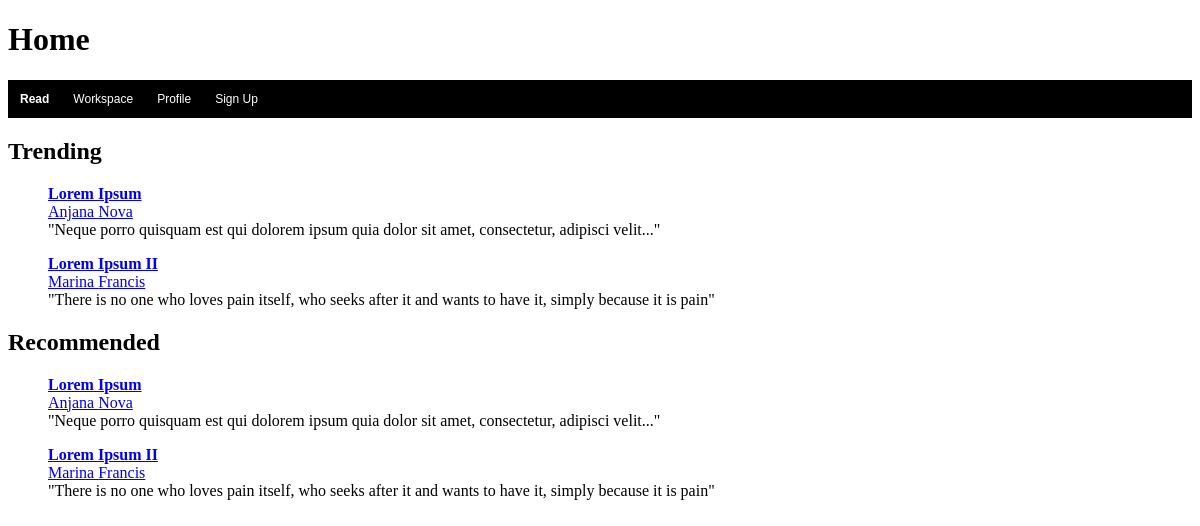
The page / on the database its author committed.
### articles/models.py (models this page shows)
class Article (models.Model):
    id = models.BigAutoField(primary_key=True)
    user = models.ForeignKey (User, on_delete=models.CASCADE)
    headline = models.CharField(max_length=60)
    description = models.CharField (max_length=160)
    body = models.CharField (max_length=2000)

class User(models.Model):
    id = models.BigAutoField(primary_key=True)
    first_name = models.CharField(max_length=30)
    last_last= models.CharField(max_length=30) # Change name from last_last to last name.Fix some html
    short_description = models.CharField (max_length=160)
    long_description = models.CharField (max_length=450)

### articles/views.py (the view)
# urls.py: path("" , views.home, name="home")
def home(request):
    article_obj = Article.objects.all()
    context = {'article_obj' : article_obj}
    return render(request, 'home.html', context)

### articles/templates/home.html (shortened to what this page needs)
<!DOCTYPE html>
<html lang="en">
<head>
    {% load static %}
    <link rel="stylesheet" href="{% static 'articles/style.css' %}">
</head>
<body>
    <h1>Home</h1>
    {% block content %}
    {% include 'topnav.html'%}
    <h2>Trending</h2>
        {% for article in article_obj %}
        <ul>
            <il><a href="{% url 'read' article.id %}"><strong>{{ article.headline }}</strong></a></il>
            <br>
            <il><a href="{% url 'profile' user.id %}">{{ article.user.first_name }} {{ article.user.last_last }} </a></il>
            <br>
            <il>{{ article.description }} </il>
        </ul>
        {% endfor %}
    <h2>Recommended</h2>
    {% for article in article_obj %}
        <ul>
            <il><a href="{% url 'read' article.id %}"><strong>{{ article.headline }}</strong></a></il>
            <br>
            <il><a href="{% url 'profile' user.id %}">{{ article.user.first_name }} {{ article.user.last_last }} </a></il>
            <br>
            <il>{{ article.description }} </il>
        </ul>
    {% endfor %}
    {% endblock %}
</body>
</html>

### rows shown on the page
Article: headline "Lorem Ipsum", user.first_name "Anjana", user.last_last "Nova", description "\"Neque porro quisquam est qui dolorem ipsum quia dolor sit amet, consectetur, adipisci velit...\""
Article: headline "Lorem Ipsum II", user.first_name "Marina", user.last_last "Francis", description "\"There is no one who loves pain itself, who seeks after it and wants to have it, simply because it is pain\""
